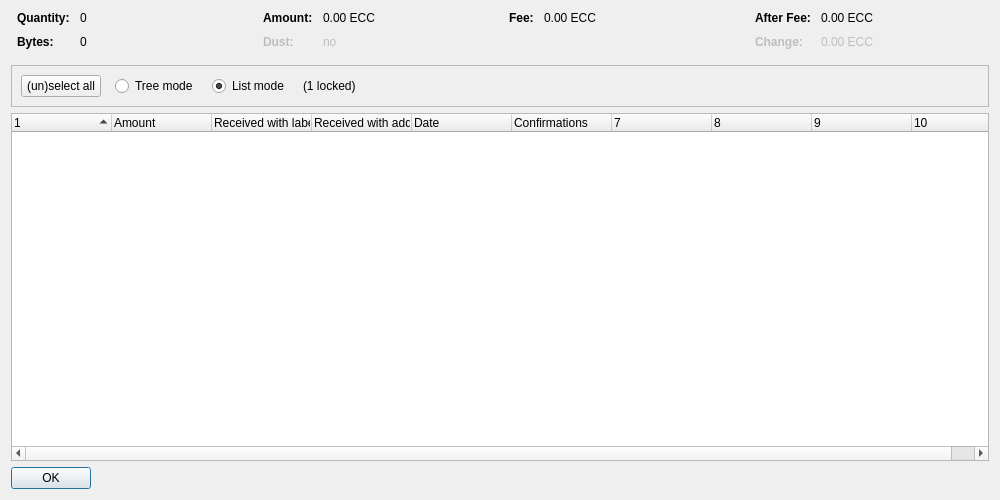
<?xml version="1.0" encoding="UTF-8"?>
<ui version="4.0">
 <class>CoinControlDialog</class>
 <widget class="QDialog" name="CoinControlDialog">
  <property name="geometry">
   <rect>
    <x>0</x>
    <y>0</y>
    <width>1000</width>
    <height>500</height>
   </rect>
  </property>
  <property name="windowTitle">
   <string>Coin Selection</string>
  </property>
  <layout class="QVBoxLayout" name="verticalLayout">
   <item>
    <layout class="QHBoxLayout" name="horizontalLayoutTop" stretch="0,0,0,0">
     <property name="topMargin">
      <number>0</number>
     </property>
     <property name="bottomMargin">
      <number>10</number>
     </property>
     <item>
      <layout class="QFormLayout" name="formLayoutCoinControl1">
       <property name="horizontalSpacing">
        <number>10</number>
       </property>
       <property name="verticalSpacing">
        <number>10</number>
       </property>
       <property name="leftMargin">
        <number>6</number>
       </property>
       <property name="rightMargin">
        <number>6</number>
       </property>
       <item row="0" column="0">
        <widget class="QLabel" name="labelCoinControlQuantityText">
         <property name="font">
          <font>
           <weight>75</weight>
           <bold>true</bold>
          </font>
         </property>
         <property name="text">
          <string>Quantity:</string>
         </property>
        </widget>
       </item>
       <item row="0" column="1">
        <widget class="QLabel" name="labelCoinControlQuantity">
         <property name="cursor">
          <cursorShape>IBeamCursor</cursorShape>
         </property>
         <property name="contextMenuPolicy">
          <enum>Qt::ActionsContextMenu</enum>
         </property>
         <property name="text">
          <string notr="true">0</string>
         </property>
         <property name="textInteractionFlags">
          <set>Qt::LinksAccessibleByMouse|Qt::TextSelectableByKeyboard|Qt::TextSelectableByMouse</set>
         </property>
        </widget>
       </item>
       <item row="1" column="0">
        <widget class="QLabel" name="labelCoinControlBytesText">
         <property name="font">
          <font>
           <weight>75</weight>
           <bold>true</bold>
          </font>
         </property>
         <property name="text">
          <string>Bytes:</string>
         </property>
        </widget>
       </item>
       <item row="1" column="1">
        <widget class="QLabel" name="labelCoinControlBytes">
         <property name="cursor">
          <cursorShape>IBeamCursor</cursorShape>
         </property>
         <property name="contextMenuPolicy">
          <enum>Qt::ActionsContextMenu</enum>
         </property>
         <property name="text">
          <string notr="true">0</string>
         </property>
         <property name="textInteractionFlags">
          <set>Qt::LinksAccessibleByMouse|Qt::TextSelectableByKeyboard|Qt::TextSelectableByMouse</set>
         </property>
        </widget>
       </item>
      </layout>
     </item>
     <item>
      <layout class="QFormLayout" name="formLayoutCoinControl2">
       <property name="horizontalSpacing">
        <number>10</number>
       </property>
       <property name="verticalSpacing">
        <number>10</number>
       </property>
       <property name="leftMargin">
        <number>6</number>
       </property>
       <property name="rightMargin">
        <number>6</number>
       </property>
       <item row="0" column="0">
        <widget class="QLabel" name="labelCoinControlAmountText">
         <property name="font">
          <font>
           <weight>75</weight>
           <bold>true</bold>
          </font>
         </property>
         <property name="text">
          <string>Amount:</string>
         </property>
        </widget>
       </item>
       <item row="0" column="1">
        <widget class="QLabel" name="labelCoinControlAmount">
         <property name="cursor">
          <cursorShape>IBeamCursor</cursorShape>
         </property>
         <property name="contextMenuPolicy">
          <enum>Qt::ActionsContextMenu</enum>
         </property>
         <property name="text">
          <string notr="true">0.00 ECC</string>
         </property>
         <property name="textInteractionFlags">
          <set>Qt::LinksAccessibleByMouse|Qt::TextSelectableByKeyboard|Qt::TextSelectableByMouse</set>
         </property>
        </widget>
       </item>
       <item row="1" column="0">
        <widget class="QLabel" name="labelCoinControlLowOutputText">
         <property name="enabled">
          <bool>false</bool>
         </property>
         <property name="font">
          <font>
           <weight>75</weight>
           <bold>true</bold>
          </font>
         </property>
         <property name="text">
          <string>Dust:</string>
         </property>
        </widget>
       </item>
       <item row="1" column="1">
        <widget class="QLabel" name="labelCoinControlLowOutput">
         <property name="enabled">
          <bool>false</bool>
         </property>
         <property name="cursor">
          <cursorShape>IBeamCursor</cursorShape>
         </property>
         <property name="contextMenuPolicy">
          <enum>Qt::ActionsContextMenu</enum>
         </property>
         <property name="text">
          <string notr="true">no</string>
         </property>
         <property name="textInteractionFlags">
          <set>Qt::LinksAccessibleByMouse|Qt::TextSelectableByKeyboard|Qt::TextSelectableByMouse</set>
         </property>
        </widget>
       </item>
      </layout>
     </item>
     <item>
      <layout class="QFormLayout" name="formLayoutCoinControl3">
       <property name="horizontalSpacing">
        <number>10</number>
       </property>
       <property name="verticalSpacing">
        <number>10</number>
       </property>
       <property name="leftMargin">
        <number>6</number>
       </property>
       <property name="rightMargin">
        <number>6</number>
       </property>
       <item row="0" column="0">
        <widget class="QLabel" name="labelCoinControlFeeText">
         <property name="font">
          <font>
           <weight>75</weight>
           <bold>true</bold>
          </font>
         </property>
         <property name="text">
          <string>Fee:</string>
         </property>
        </widget>
       </item>
       <item row="0" column="1">
        <widget class="QLabel" name="labelCoinControlFee">
         <property name="cursor">
          <cursorShape>IBeamCursor</cursorShape>
         </property>
         <property name="contextMenuPolicy">
          <enum>Qt::ActionsContextMenu</enum>
         </property>
         <property name="text">
          <string notr="true">0.00 ECC</string>
         </property>
         <property name="textInteractionFlags">
          <set>Qt::LinksAccessibleByMouse|Qt::TextSelectableByKeyboard|Qt::TextSelectableByMouse</set>
         </property>
        </widget>
       </item>
      </layout>
     </item>
     <item>
      <layout class="QFormLayout" name="formLayoutCoinControl4">
       <property name="horizontalSpacing">
        <number>10</number>
       </property>
       <property name="verticalSpacing">
        <number>10</number>
       </property>
       <property name="leftMargin">
        <number>6</number>
       </property>
       <property name="rightMargin">
        <number>6</number>
       </property>
       <item row="0" column="0">
        <widget class="QLabel" name="labelCoinControlAfterFeeText">
         <property name="font">
          <font>
           <weight>75</weight>
           <bold>true</bold>
          </font>
         </property>
         <property name="text">
          <string>After Fee:</string>
         </property>
        </widget>
       </item>
       <item row="0" column="1">
        <widget class="QLabel" name="labelCoinControlAfterFee">
         <property name="cursor">
          <cursorShape>IBeamCursor</cursorShape>
         </property>
         <property name="contextMenuPolicy">
          <enum>Qt::ActionsContextMenu</enum>
         </property>
         <property name="text">
          <string notr="true">0.00 ECC</string>
         </property>
         <property name="textInteractionFlags">
          <set>Qt::LinksAccessibleByMouse|Qt::TextSelectableByKeyboard|Qt::TextSelectableByMouse</set>
         </property>
        </widget>
       </item>
       <item row="1" column="0">
        <widget class="QLabel" name="labelCoinControlChangeText">
         <property name="enabled">
          <bool>false</bool>
         </property>
         <property name="font">
          <font>
           <weight>75</weight>
           <bold>true</bold>
          </font>
         </property>
         <property name="text">
          <string>Change:</string>
         </property>
        </widget>
       </item>
       <item row="1" column="1">
        <widget class="QLabel" name="labelCoinControlChange">
         <property name="enabled">
          <bool>false</bool>
         </property>
         <property name="cursor">
          <cursorShape>IBeamCursor</cursorShape>
         </property>
         <property name="contextMenuPolicy">
          <enum>Qt::ActionsContextMenu</enum>
         </property>
         <property name="text">
          <string notr="true">0.00 ECC</string>
         </property>
         <property name="textInteractionFlags">
          <set>Qt::LinksAccessibleByMouse|Qt::TextSelectableByKeyboard|Qt::TextSelectableByMouse</set>
         </property>
        </widget>
       </item>
      </layout>
     </item>
    </layout>
   </item>
   <item>
    <widget class="QFrame" name="frame">
     <property name="minimumSize">
      <size>
       <width>0</width>
       <height>40</height>
      </size>
     </property>
     <property name="frameShape">
      <enum>QFrame::StyledPanel</enum>
     </property>
     <property name="frameShadow">
      <enum>QFrame::Sunken</enum>
     </property>
     <layout class="QHBoxLayout" name="horizontalLayout">
      <item>
       <layout class="QHBoxLayout" name="horizontalLayoutPanel" stretch="0,0,0,0,0">
        <property name="spacing">
         <number>14</number>
        </property>
        <item>
         <widget class="QPushButton" name="pushButtonSelectAll">
          <property name="sizePolicy">
           <sizepolicy hsizetype="Maximum" vsizetype="Fixed">
            <horstretch>0</horstretch>
            <verstretch>0</verstretch>
           </sizepolicy>
          </property>
          <property name="text">
           <string>(un)select all</string>
          </property>
          <property name="autoDefault">
           <bool>false</bool>
          </property>
         </widget>
        </item>
        <item>
         <widget class="QRadioButton" name="radioTreeMode">
          <property name="sizePolicy">
           <sizepolicy hsizetype="Maximum" vsizetype="Fixed">
            <horstretch>0</horstretch>
            <verstretch>0</verstretch>
           </sizepolicy>
          </property>
          <property name="text">
           <string>Tree mode</string>
          </property>
         </widget>
        </item>
        <item>
         <widget class="QRadioButton" name="radioListMode">
          <property name="sizePolicy">
           <sizepolicy hsizetype="Maximum" vsizetype="Fixed">
            <horstretch>0</horstretch>
            <verstretch>0</verstretch>
           </sizepolicy>
          </property>
          <property name="text">
           <string>List mode</string>
          </property>
          <property name="checked">
           <bool>true</bool>
          </property>
         </widget>
        </item>
        <item>
         <widget class="QLabel" name="labelLocked">
          <property name="text">
           <string notr="true">(1 locked)</string>
          </property>
         </widget>
        </item>
        <item>
         <spacer name="horizontalSpacer">
          <property name="orientation">
           <enum>Qt::Horizontal</enum>
          </property>
          <property name="sizeHint" stdset="0">
           <size>
            <width>40</width>
            <height>20</height>
           </size>
          </property>
         </spacer>
        </item>
       </layout>
      </item>
     </layout>
    </widget>
   </item>
   <item>
    <widget class="CoinControlTreeWidget" name="treeWidget">
     <property name="contextMenuPolicy">
      <enum>Qt::CustomContextMenu</enum>
     </property>
     <property name="sortingEnabled">
      <bool>false</bool>
     </property>
     <property name="columnCount">
      <number>10</number>
     </property>
     <attribute name="headerShowSortIndicator" stdset="0">
      <bool>true</bool>
     </attribute>
     <attribute name="headerStretchLastSection">
      <bool>false</bool>
     </attribute>
     <column>
      <property name="text">
       <string/>
      </property>
     </column>
     <column>
      <property name="text">
       <string>Amount</string>
      </property>
     </column>
     <column>
      <property name="text">
       <string>Received with label</string>
      </property>
     </column>
     <column>
      <property name="text">
       <string>Received with address</string>
      </property>
     </column>
     <column>
      <property name="text">
       <string>Date</string>
      </property>
     </column>
     <column>
      <property name="text">
       <string>Confirmations</string>
      </property>
      <property name="toolTip">
       <string>Confirmed</string>
      </property>
     </column>
     <column>
      <property name="text">
       <string/>
      </property>
     </column>
     <column>
      <property name="text">
       <string/>
      </property>
     </column>
     <column>
      <property name="text">
       <string/>
      </property>
     </column>
     <column>
      <property name="text">
       <string/>
      </property>
     </column>
    </widget>
   </item>
   <item>
    <widget class="QDialogButtonBox" name="buttonBox">
     <property name="sizePolicy">
      <sizepolicy hsizetype="Maximum" vsizetype="Fixed">
       <horstretch>0</horstretch>
       <verstretch>0</verstretch>
      </sizepolicy>
     </property>
     <property name="orientation">
      <enum>Qt::Horizontal</enum>
     </property>
     <property name="standardButtons">
      <set>QDialogButtonBox::Ok</set>
     </property>
    </widget>
   </item>
  </layout>
 </widget>
 <customwidgets>
  <customwidget>
   <class>CoinControlTreeWidget</class>
   <extends>QTreeWidget</extends>
   <header>qt/coincontroltreewidget.h</header>
  </customwidget>
 </customwidgets>
 <resources/>
 <connections/>
</ui>
